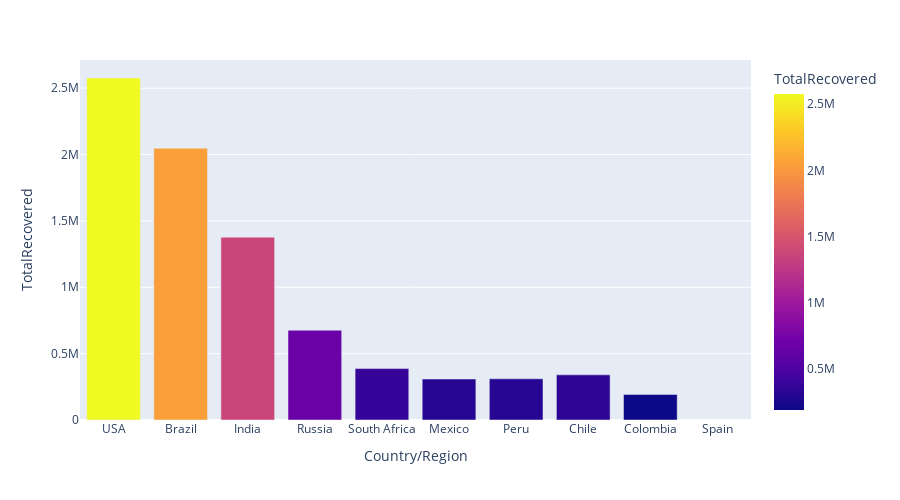

The cell this chart's notebook holds for it:
### Code cell
px.bar(df1.head(10), x='Country/Region', y='TotalRecovered', 
       color='TotalRecovered', height=500, hover_data=['Country/Region','Continent'])

### Figure 1 — Plotly figure (JSON) as saved in the notebook; plotly's stock layout.template omitted (floating-point values rounded to 4 significant figures)
{"data": [{"alignmentgroup": "True", "customdata": [["North America"], ["South America"], ["Asia"], ["Europe"], ["Africa"], ["North America"], ["South America"], ["South America"], ["South America"], ["Europe"]], "hovertemplate": "Country/Region=%{x}<br>TotalRecovered=%{marker.color}<br>Continent=%{customdata[0]}<extra></extra>", "legendgroup": "", "marker": {"color": [2576668, 2047660, 1377384, 676357, 387316, 308848, 310337, 340168, 192355, null], "coloraxis": "coloraxis", "pattern": {"shape": ""}}, "name": "", "offsetgroup": "", "orientation": "v", "showlegend": false, "textposition": "auto", "type": "bar", "x": ["USA", "Brazil", "India", "Russia", "South Africa", "Mexico", "Peru", "Chile", "Colombia", "Spain"], "xaxis": "x", "y": [2576668, 2047660, 1377384, 676357, 387316, 308848, 310337, 340168, 192355, null], "yaxis": "y"}], "layout": {"barmode": "relative", "coloraxis": {"colorbar": {"title": {"text": "TotalRecovered"}}, "colorscale": [[0, "#0d0887"], [0.1111, "#46039f"], [0.2222, "#7201a8"], [0.3333, "#9c179e"], [0.4444, "#bd3786"], [0.5556, "#d8576b"], [0.6667, "#ed7953"], [0.7778, "#fb9f3a"], [0.8889, "#fdca26"], [1, "#f0f921"]]}, "height": 500, "legend": {"tracegroupgap": 0}, "margin": {"t": 60}, "xaxis": {"anchor": "y", "domain": [0, 1], "title": {"text": "Country/Region"}}, "yaxis": {"anchor": "x", "domain": [0, 1], "title": {"text": "TotalRecovered"}}}}
